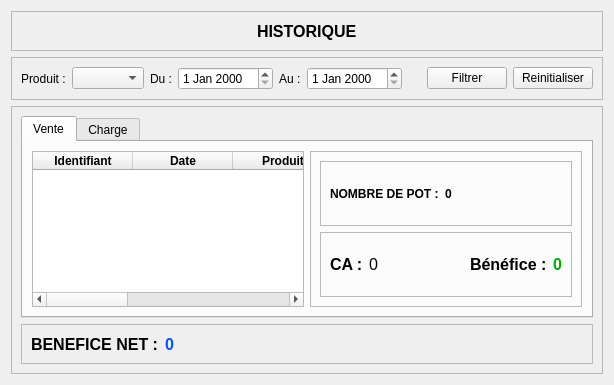
<?xml version="1.0" encoding="UTF-8"?>
<ui version="4.0">
 <class>Historique</class>
 <widget class="QWidget" name="Historique">
  <property name="geometry">
   <rect>
    <x>0</x>
    <y>0</y>
    <width>614</width>
    <height>385</height>
   </rect>
  </property>
  <property name="windowTitle">
   <string>Form</string>
  </property>
  <layout class="QVBoxLayout" name="verticalLayout">
   <item>
    <widget class="QFrame" name="frame">
     <property name="frameShape">
      <enum>QFrame::Shape::StyledPanel</enum>
     </property>
     <property name="frameShadow">
      <enum>QFrame::Shadow::Raised</enum>
     </property>
     <layout class="QHBoxLayout" name="horizontalLayout_2">
      <item>
       <spacer name="horizontalSpacer_3">
        <property name="orientation">
         <enum>Qt::Orientation::Horizontal</enum>
        </property>
        <property name="sizeHint" stdset="0">
         <size>
          <width>40</width>
          <height>20</height>
         </size>
        </property>
       </spacer>
      </item>
      <item>
       <widget class="QLabel" name="label_5">
        <property name="font">
         <font>
          <pointsize>12</pointsize>
          <bold>true</bold>
         </font>
        </property>
        <property name="text">
         <string>HISTORIQUE</string>
        </property>
       </widget>
      </item>
      <item>
       <spacer name="horizontalSpacer_2">
        <property name="orientation">
         <enum>Qt::Orientation::Horizontal</enum>
        </property>
        <property name="sizeHint" stdset="0">
         <size>
          <width>40</width>
          <height>20</height>
         </size>
        </property>
       </spacer>
      </item>
     </layout>
    </widget>
   </item>
   <item>
    <widget class="QFrame" name="frame_4">
     <property name="frameShape">
      <enum>QFrame::Shape::StyledPanel</enum>
     </property>
     <property name="frameShadow">
      <enum>QFrame::Shadow::Raised</enum>
     </property>
     <layout class="QHBoxLayout" name="horizontalLayout_3">
      <item>
       <widget class="QLabel" name="label_8">
        <property name="text">
         <string>Produit :</string>
        </property>
       </widget>
      </item>
      <item>
       <widget class="QComboBox" name="comboProduit"/>
      </item>
      <item>
       <widget class="QLabel" name="label_6">
        <property name="text">
         <string>Du :</string>
        </property>
       </widget>
      </item>
      <item>
       <widget class="QDateEdit" name="dateDebut"/>
      </item>
      <item>
       <widget class="QLabel" name="label_7">
        <property name="text">
         <string>Au :</string>
        </property>
       </widget>
      </item>
      <item>
       <widget class="QDateEdit" name="dateFin"/>
      </item>
      <item>
       <spacer name="horizontalSpacer_4">
        <property name="orientation">
         <enum>Qt::Orientation::Horizontal</enum>
        </property>
        <property name="sizeHint" stdset="0">
         <size>
          <width>40</width>
          <height>20</height>
         </size>
        </property>
       </spacer>
      </item>
      <item>
       <widget class="QPushButton" name="btnFiltrer">
        <property name="text">
         <string>Filtrer</string>
        </property>
       </widget>
      </item>
      <item>
       <widget class="QPushButton" name="btnReinitialiser">
        <property name="text">
         <string>Reinitialiser</string>
        </property>
       </widget>
      </item>
     </layout>
    </widget>
   </item>
   <item>
    <widget class="QFrame" name="frame_2">
     <property name="frameShape">
      <enum>QFrame::Shape::StyledPanel</enum>
     </property>
     <property name="frameShadow">
      <enum>QFrame::Shadow::Raised</enum>
     </property>
     <layout class="QVBoxLayout" name="verticalLayout_2">
      <item>
       <widget class="QTabWidget" name="tabWidget">
        <property name="currentIndex">
         <number>0</number>
        </property>
        <widget class="QWidget" name="tab">
         <attribute name="title">
          <string>Vente</string>
         </attribute>
         <layout class="QHBoxLayout" name="horizontalLayout_5">
          <item>
           <widget class="QTableWidget" name="tableHistoriqueVente">
            <column>
             <property name="text">
              <string>Identifiant</string>
             </property>
             <property name="font">
              <font>
               <bold>true</bold>
              </font>
             </property>
            </column>
            <column>
             <property name="text">
              <string>Date</string>
             </property>
             <property name="font">
              <font>
               <bold>true</bold>
              </font>
             </property>
            </column>
            <column>
             <property name="text">
              <string>Produit</string>
             </property>
             <property name="font">
              <font>
               <bold>true</bold>
              </font>
             </property>
            </column>
            <column>
             <property name="text">
              <string>Quantité</string>
             </property>
             <property name="font">
              <font>
               <bold>true</bold>
              </font>
             </property>
            </column>
            <column>
             <property name="text">
              <string>Chiffre d'affaire</string>
             </property>
             <property name="font">
              <font>
               <bold>true</bold>
              </font>
             </property>
            </column>
            <column>
             <property name="text">
              <string>Bénéfices</string>
             </property>
             <property name="font">
              <font>
               <bold>true</bold>
              </font>
             </property>
            </column>
           </widget>
          </item>
          <item>
           <widget class="QFrame" name="frame_6">
            <property name="frameShape">
             <enum>QFrame::Shape::StyledPanel</enum>
            </property>
            <property name="frameShadow">
             <enum>QFrame::Shadow::Raised</enum>
            </property>
            <layout class="QVBoxLayout" name="verticalLayout_3">
             <item>
              <widget class="QFrame" name="frame_5">
               <property name="frameShape">
                <enum>QFrame::Shape::StyledPanel</enum>
               </property>
               <property name="frameShadow">
                <enum>QFrame::Shadow::Raised</enum>
               </property>
               <layout class="QHBoxLayout" name="horizontalLayout_4">
                <item>
                 <widget class="QLabel" name="label_9">
                  <property name="font">
                   <font>
                    <bold>true</bold>
                   </font>
                  </property>
                  <property name="text">
                   <string>NOMBRE DE POT :</string>
                  </property>
                 </widget>
                </item>
                <item>
                 <widget class="QLabel" name="labelNombrePot">
                  <property name="font">
                   <font>
                    <bold>true</bold>
                   </font>
                  </property>
                  <property name="text">
                   <string>0</string>
                  </property>
                 </widget>
                </item>
                <item>
                 <spacer name="horizontalSpacer_6">
                  <property name="orientation">
                   <enum>Qt::Orientation::Horizontal</enum>
                  </property>
                  <property name="sizeHint" stdset="0">
                   <size>
                    <width>40</width>
                    <height>20</height>
                   </size>
                  </property>
                 </spacer>
                </item>
               </layout>
              </widget>
             </item>
             <item>
              <widget class="QFrame" name="frame_3">
               <property name="frameShape">
                <enum>QFrame::Shape::StyledPanel</enum>
               </property>
               <property name="frameShadow">
                <enum>QFrame::Shadow::Raised</enum>
               </property>
               <layout class="QHBoxLayout" name="horizontalLayout">
                <item>
                 <widget class="QLabel" name="label_3">
                  <property name="font">
                   <font>
                    <pointsize>12</pointsize>
                    <bold>true</bold>
                   </font>
                  </property>
                  <property name="text">
                   <string>CA :</string>
                  </property>
                 </widget>
                </item>
                <item>
                 <widget class="QLabel" name="labelCA">
                  <property name="font">
                   <font>
                    <pointsize>12</pointsize>
                   </font>
                  </property>
                  <property name="text">
                   <string>0</string>
                  </property>
                 </widget>
                </item>
                <item>
                 <spacer name="horizontalSpacer">
                  <property name="orientation">
                   <enum>Qt::Orientation::Horizontal</enum>
                  </property>
                  <property name="sizeHint" stdset="0">
                   <size>
                    <width>40</width>
                    <height>20</height>
                   </size>
                  </property>
                 </spacer>
                </item>
                <item>
                 <widget class="QLabel" name="label">
                  <property name="font">
                   <font>
                    <pointsize>12</pointsize>
                    <bold>true</bold>
                   </font>
                  </property>
                  <property name="text">
                   <string>Bénéfice :</string>
                  </property>
                 </widget>
                </item>
                <item>
                 <widget class="QLabel" name="labelBenefice">
                  <property name="font">
                   <font>
                    <pointsize>12</pointsize>
                    <bold>true</bold>
                   </font>
                  </property>
                  <property name="styleSheet">
                   <string notr="true">color: rgb(0, 170, 0);</string>
                  </property>
                  <property name="text">
                   <string>0</string>
                  </property>
                 </widget>
                </item>
               </layout>
              </widget>
             </item>
            </layout>
           </widget>
          </item>
         </layout>
        </widget>
        <widget class="QWidget" name="tab_2">
         <attribute name="title">
          <string>Charge</string>
         </attribute>
         <layout class="QHBoxLayout" name="horizontalLayout_6">
          <item>
           <widget class="QTableWidget" name="tableHistoriqueCharge">
            <column>
             <property name="text">
              <string>Identifiant</string>
             </property>
             <property name="font">
              <font>
               <bold>true</bold>
              </font>
             </property>
            </column>
            <column>
             <property name="text">
              <string>Nouvelle colonne</string>
             </property>
             <property name="font">
              <font>
               <bold>true</bold>
              </font>
             </property>
            </column>
            <column>
             <property name="text">
              <string>Description</string>
             </property>
             <property name="font">
              <font>
               <bold>true</bold>
              </font>
             </property>
            </column>
            <column>
             <property name="text">
              <string>Personne</string>
             </property>
             <property name="font">
              <font>
               <bold>true</bold>
              </font>
             </property>
            </column>
            <column>
             <property name="text">
              <string>Date</string>
             </property>
             <property name="font">
              <font>
               <bold>true</bold>
              </font>
             </property>
            </column>
           </widget>
          </item>
          <item>
           <widget class="QFrame" name="frame_7">
            <property name="frameShape">
             <enum>QFrame::Shape::StyledPanel</enum>
            </property>
            <property name="frameShadow">
             <enum>QFrame::Shadow::Raised</enum>
            </property>
            <layout class="QVBoxLayout" name="verticalLayout_4">
             <item>
              <widget class="QFrame" name="frame_8">
               <property name="frameShape">
                <enum>QFrame::Shape::StyledPanel</enum>
               </property>
               <property name="frameShadow">
                <enum>QFrame::Shadow::Raised</enum>
               </property>
               <layout class="QHBoxLayout" name="horizontalLayout_7">
                <item>
                 <widget class="QLabel" name="label_2">
                  <property name="font">
                   <font>
                    <pointsize>12</pointsize>
                    <bold>true</bold>
                   </font>
                  </property>
                  <property name="text">
                   <string>TOTAL CHARGE :</string>
                  </property>
                 </widget>
                </item>
                <item>
                 <widget class="QLabel" name="labelCharge">
                  <property name="font">
                   <font>
                    <pointsize>12</pointsize>
                    <bold>true</bold>
                   </font>
                  </property>
                  <property name="styleSheet">
                   <string notr="true">color: rgb(255, 0, 0);</string>
                  </property>
                  <property name="text">
                   <string>0</string>
                  </property>
                 </widget>
                </item>
               </layout>
              </widget>
             </item>
            </layout>
           </widget>
          </item>
         </layout>
        </widget>
       </widget>
      </item>
      <item>
       <widget class="QFrame" name="frame_9">
        <property name="frameShape">
         <enum>QFrame::Shape::StyledPanel</enum>
        </property>
        <property name="frameShadow">
         <enum>QFrame::Shadow::Raised</enum>
        </property>
        <layout class="QHBoxLayout" name="horizontalLayout_8">
         <item>
          <widget class="QLabel" name="label_10">
           <property name="font">
            <font>
             <pointsize>12</pointsize>
             <bold>true</bold>
            </font>
           </property>
           <property name="text">
            <string>BENEFICE NET :</string>
           </property>
          </widget>
         </item>
         <item>
          <widget class="QLabel" name="labelBeneficeNet">
           <property name="font">
            <font>
             <pointsize>12</pointsize>
             <bold>true</bold>
            </font>
           </property>
           <property name="styleSheet">
            <string notr="true">color: rgb(0, 85, 255);</string>
           </property>
           <property name="text">
            <string>0</string>
           </property>
          </widget>
         </item>
         <item>
          <spacer name="horizontalSpacer_5">
           <property name="orientation">
            <enum>Qt::Orientation::Horizontal</enum>
           </property>
           <property name="sizeHint" stdset="0">
            <size>
             <width>40</width>
             <height>20</height>
            </size>
           </property>
          </spacer>
         </item>
        </layout>
       </widget>
      </item>
     </layout>
    </widget>
   </item>
  </layout>
 </widget>
 <resources/>
 <connections/>
</ui>
